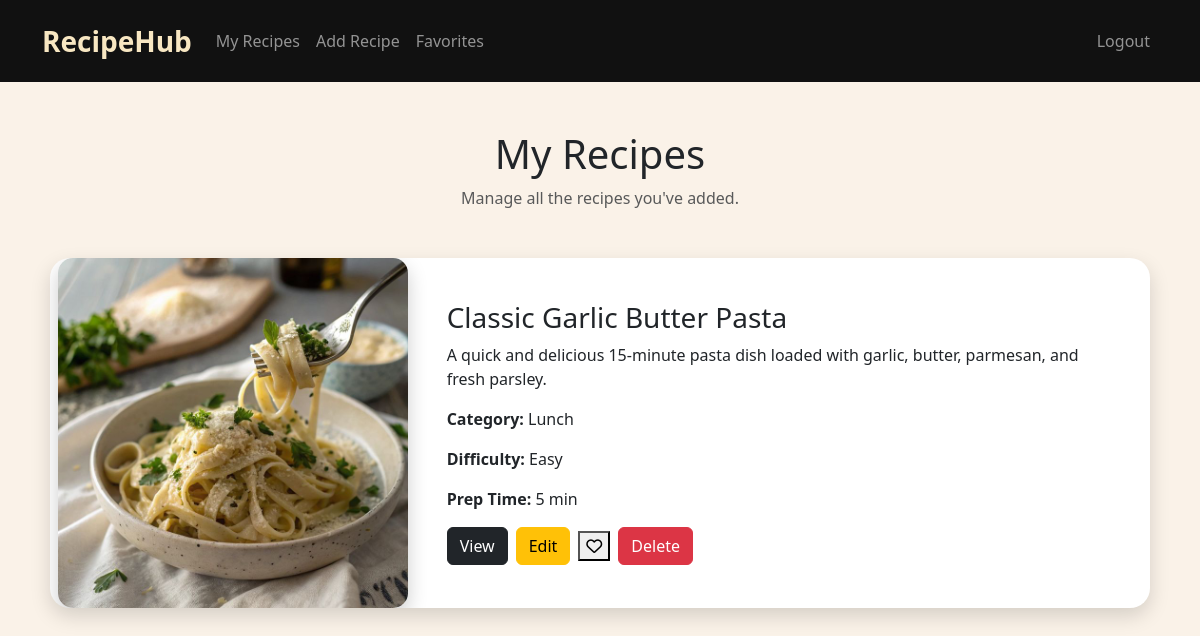
Page /myrecipes (signed in) on the committed database.
### tables this page shows
CREATE TABLE recipes (
    id INTEGER PRIMARY KEY AUTOINCREMENT,
    user_id INTEGER NOT NULL,
    title TEXT NOT NULL,
    description TEXT NOT NULL,
    ingredients TEXT NOT NULL,
    instructions TEXT NOT NULL,
    image TEXT,
    prep_time INTEGER NOT NULL,
    cook_time INTEGER NOT NULL,
    servings INTEGER NOT NULL,
    difficulty TEXT NOT NULL,
    category TEXT NOT NULL,
    created_at TIMESTAMP DEFAULT CURRENT_TIMESTAMP,
    FOREIGN KEY (user_id) REFERENCES users(id)
);

### app.py (the view)
@app.route("/myrecipes")
def myRecipes():
    recipes = db.execute("SELECT * FROM recipes WHERE user_id = ?",session["user_id"])
    return render_template("my_recipes.html",recipes = recipes)

### templates/my_recipes.html (shortened to what this page needs)
{% extends "layout.html" %}
{% block main %}
<div class="container mt-5">
    <h1 class="text-center mb-2">My Recipes</h1>
    <p class="text-center text-muted mb-5">
        Manage all the recipes you've added.
    </p>
    {% if recipes %}
        {% for recipe in recipes %}
        <div class="card recipe-card mb-4">
            <div class="row g-0 align-items-center">
                <div class="col-md-4 text-center">
                    {% if recipe["image"] %}
                        <img class="recipe-img"
                        src="{{ url_for('static', filename='uploads/' + recipe['image']) }}"
                        alt="{{ recipe['title'] }}">
                    {% else %}
                        <img class="recipe-img"
                        src="{{ url_for('static', filename='placeholder.png') }}"
                        alt="No image">
                    {% endif %}
                </div>
                <div class="col-md-8">
                    <div class="card-body">
                        <h3>{{ recipe["title"] }}</h3>
                        <p>{{ recipe["description"] }}</p>
                        <p>
                            <strong>Category:</strong>
                            {{ recipe["category"] }}
                        </p>
                        <p>
                            <strong>Difficulty:</strong>
                            {{ recipe["difficulty"] }}
                        </p>
                        <p>
                            <strong>Prep Time:</strong>
                            {{ recipe["prep_time"] }} min
                        </p>
                        <div class="recipe-buttons d-flex align-items-center gap-2 mt-3">
                            <a href="/recipe/{{ recipe['id'] }}" class="btn btn-dark">
                                View
                            </a>
                            <a href="/edit/{{ recipe['id'] }}" class="btn btn-warning">
                                Edit
                            </a>
                            <form action="/favorite/{{ recipe['id'] }}" method="POST" class="d-inline">
                                <button type="submit" class="favorite-btn">
                                    {% if is_favorite %}
                                        <i class="fa-solid fa-heart heart-active"></i>
                                    {% else %}
                                        <i class="fa-regular fa-heart heart-inactive"></i>
                                    {% endif %}
                                </button>
                            </form>
                           <form action="/delete/{{ recipe['id'] }}"
                                method="post"
                                onsubmit="return confirm('Are you sure you want to delete this recipe? This action can not be undone.')">
                                <button type="submit" class="btn btn-danger">
                                    Delete
                                </button>
                            </form>
                        </div>
                    </div>
                </div>
            </div>
        </div>
        {% endfor %}
    {% endif %}
</div>
{% endblock %}

### static/style.css (style rules this page uses)
body { background-color: #FAF2E8 !important; }
.card { max-width: 1100px; margin: 30px auto; border: none; border-radius: 20px; box-shadow: 0 8px 20px rgba(0,0,0,0.15); transition: 0.3s ease; overflow: hidden; }
.card-body { padding: 30px; }
.recipe-img { width: 100%; max-width: 380px; height: auto; display: block; margin: 0 auto; border-radius: 18px; box-shadow: 0 8px 20px rgba(0,0,0,0.2); transition: 0.3s ease; }
.recipe-img { width: 100%; max-width: 350px; height: auto; object-fit: cover; border-radius: 15px; }

### rows in the picture
recipes: image (picture), title "Classic Garlic Butter Pasta", description "A quick and delicious 15-minute pasta dish loaded with garlic, butter, parmesan, and fresh parsley.", category "Lunch", difficulty "Easy", prep_time "5"
